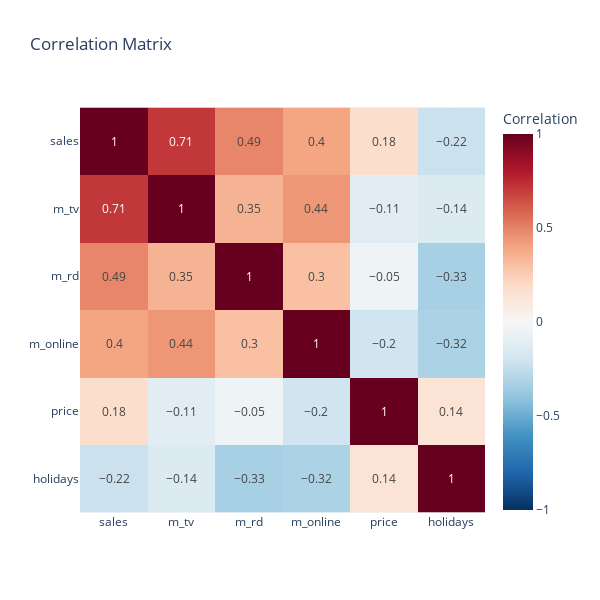

Write notebook code for a chart like this one.
### Code cell
import plotly.express as px
import pandas as pd

# numeric columns for analysis
df_num = df[['sales','m_tv','m_rd','m_online','price','holidays']]

# correlation matrix
corr_matrix = df_num.corr().round(2)

corr_long = corr_matrix.reset_index().melt(id_vars='index')
corr_long.columns = ['Variable 1', 'Variable 2', 'Correlation']

# plotly heatmap
fig = px.imshow(
    corr_matrix.values,
    x=corr_matrix.columns,
    y=corr_matrix.columns,
    color_continuous_scale='RdBu_r',
    zmin=-1,
    zmax=1,
    text_auto=True,
    labels=dict(color='Correlation'),
    title="Correlation Matrix"
)

fig.update_layout(width=600, height=600)
fig.show()

### Figure 1 — Plotly figure (JSON) as saved in the notebook; plotly's stock layout.template omitted (floating-point values rounded to 4 significant figures)
{"data": [{"coloraxis": "coloraxis", "hovertemplate": "x: %{x}<br>y: %{y}<br>Correlation: %{z}<extra></extra>", "name": "0", "texttemplate": "%{z}", "type": "heatmap", "x": ["sales", "m_tv", "m_rd", "m_online", "price", "holidays"], "xaxis": "x", "y": ["sales", "m_tv", "m_rd", "m_online", "price", "holidays"], "yaxis": "y", "z": [[1.0, 0.71, 0.49, 0.4, 0.18, -0.22], [0.71, 1.0, 0.35, 0.44, -0.11, -0.14], [0.49, 0.35, 1.0, 0.3, -0.05, -0.33], [0.4, 0.44, 0.3, 1.0, -0.2, -0.32], [0.18, -0.11, -0.05, -0.2, 1.0, 0.14], [-0.22, -0.14, -0.33, -0.32, 0.14, 1.0]]}], "layout": {"coloraxis": {"cmax": 1, "cmin": -1, "colorbar": {"title": {"text": "Correlation"}}, "colorscale": [[0, "rgb(5,48,97)"], [0.1, "rgb(33,102,172)"], [0.2, "rgb(67,147,195)"], [0.3, "rgb(146,197,222)"], [0.4, "rgb(209,229,240)"], [0.5, "rgb(247,247,247)"], [0.6, "rgb(253,219,199)"], [0.7, "rgb(244,165,130)"], [0.8, "rgb(214,96,77)"], [0.9, "rgb(178,24,43)"], [1, "rgb(103,0,31)"]]}, "height": 600, "title": {"text": "Correlation Matrix"}, "width": 600, "xaxis": {"anchor": "y", "constrain": "domain", "domain": [0, 1], "scaleanchor": "y"}, "yaxis": {"anchor": "x", "autorange": "reversed", "constrain": "domain", "domain": [0, 1]}}}
